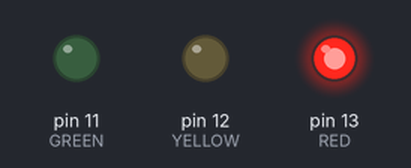
The sketch below on a simulated Arduino Uno, built with avr-gcc and run on an emulated ATmega328P. Parts: output pins drawn as LEDs (lit = HIGH).

Above: at 2.5 s.
At 7.5 s:
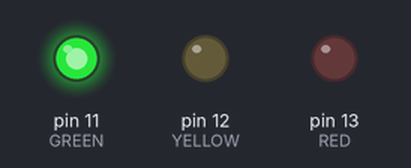
At 11.0 s:
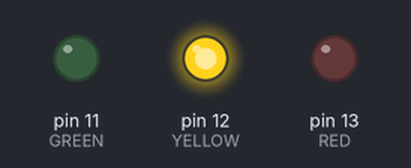
Timing chart, 0 to 15.6 s (numbered marks = the images above):
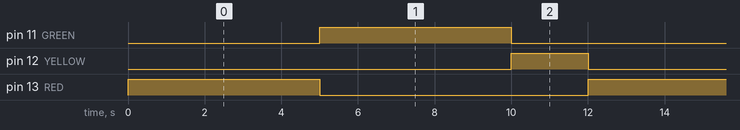

Measured:
- by itself, pin 11 (GREEN), pin 13 (RED): alternates HIGH for 5.0 s and LOW for 7.0 s
- by itself, pin 12 (YELLOW): alternates HIGH for 2.0 s and LOW for 10.0 s
- by itself, everything shown: repeats every 12.0 s, in 3 steps

The sketch:

trafficLight.ino
```cpp
const int RED = 13;
const int YELLOW = 12;
const int GREEN = 11;

void setLights(bool r, bool y, bool g) {
  digitalWrite(RED, r);
  digitalWrite(YELLOW, y);
  digitalWrite(GREEN, g);
}

void setup() {
  pinMode(RED, OUTPUT);
  pinMode(YELLOW, OUTPUT);
  pinMode(GREEN, OUTPUT);
}

void loop() {
  setLights(HIGH, LOW, LOW);   // red
  delay(5000);

  setLights(LOW, LOW, HIGH);   // green
  delay(5000);

  setLights(LOW, HIGH, LOW);   // yellow
  delay(2000);
}
```
